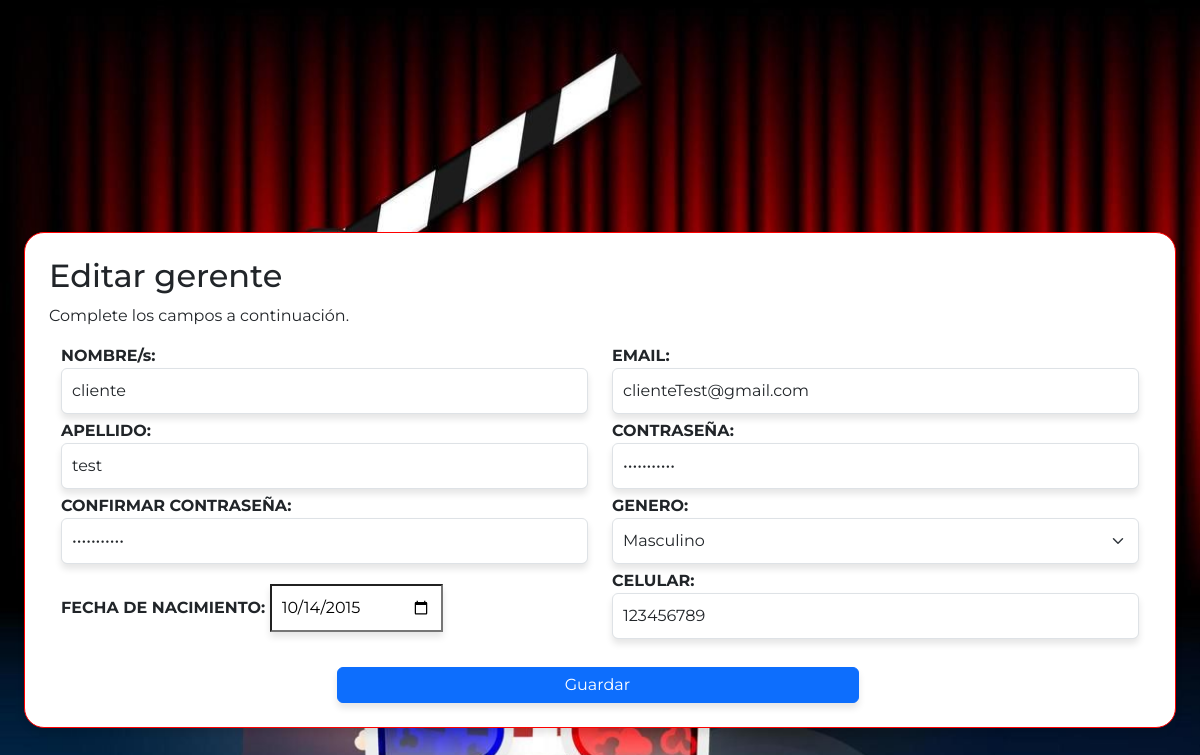
Screenshot of /admin/editar_gerente.php?id=1 with the database file from the repository.
### tables this page shows
CREATE TABLE `usuario` (
  `id_usuario` int(11) NOT NULL,
  `email` varchar(200) NOT NULL,
  `password` varchar(50) NOT NULL,
  `nombre` varchar(100) NOT NULL,
  `apellido` varchar(100) NOT NULL,
  `nro_telefono` varchar(50) NOT NULL,
  `fecha_nacimiento` date NOT NULL,
  `genero` varchar(50) NOT NULL,
  `id_tipo_usuario` int(11) NOT NULL
);

### admin/editar_gerente.php (the view, shortened to what this page needs)
<?php
require_once('../conexion.php');
$data = array();
if ($_SERVER['REQUEST_METHOD'] === 'GET' && isset($_GET['id'])) {
    $id = $_GET['id'];
    $queryString = "SELECT * FROM usuario WHERE id_usuario = :id";
    $stmt = $conn->prepare($queryString);
    $stmt->bindParam(':id', $id);
    $stmt->execute();
    $data = $stmt->fetch();
}
?>
<!DOCTYPE html>
<html lang="en">
<head>
    <link href="https://cdn.jsdelivr.net/npm/bootstrap@5.3.2/dist/css/bootstrap.min.css" rel="stylesheet"
>
    <link rel="stylesheet" href="../css/estilos_inicio_de_sesion.css">
</head>
<body>
    <div class="form-informacion">
        <h2>Editar gerente</h2>
        <p>Complete los campos a continuación.</p>
        <form class="formulario" action="" method="post">
            <div class="container">
                <div class="row">
                    <div class="col-12 col-sm-6">
                        <b>NOMBRE/s:</b>
                        <input type="text" class="form-control" id="floatingInput" name="nombre"
                            value="<?php echo isset($data['nombre']) ? $data['nombre'] : ''; ?>" required>
                        <b>APELLIDO:</b>
                        <input type="text" class="form-control" id="floatingInput" name="apellido"
                            value="<?php echo isset($data['apellido']) ? $data['apellido'] : ''; ?>" required>
                    </div>
                    <div class="col-12 col-sm-6">
                        <b>EMAIL:</b>
                        <input type="email" class="form-control" id="floatingInput" name="email"
                            placeholder="nombre@ejemplo.com"
                            value="<?php echo isset($data['email']) ? $data['email'] : ''; ?>" required>
                        <b>CONTRASEÑA:</b>
                        <input type="password" class="form-control" id="floatingPassword" name="contrasena"
                            value="<?php echo isset($data['password']) ? $data['password'] : ''; ?>" required>
                    </div>
                    <div class="col-12 col-sm-6">
                        <b>CONFIRMAR CONTRASEÑA:</b>
                        <input type="password" class="form-control" id="floatingPassword" name="confirmarcontrasena"
                            value="<?php echo isset($data['password']) ? $data['password'] : ''; ?>" required>
                        <b>FECHA DE NACIMIENTO: </b>
                        <input type="date" id="birthday" name="nacimiento"
                            value="<?php echo isset($data['fecha_nacimiento']) ? date('Y-m-d', strtotime($data['fecha_nacimiento'])) : ''; ?>"
                            required>
                    </div>
                    <div class="col-12 col-sm-6">
                        <b>GENERO:</b>
                        <select class="form-select" aria-label="Default select example" name="genero" required>
                            <option value="Masculino" <?php echo (isset($data['genero']) && $data['genero'] === 'Masculino') ? 'selected' : ''; ?>>Masculino</option>
                        </select>
                        <b>CELULAR:</b>
                        <input type="number" class="form-control" id="floatingPassword" name="celular"
                            value="<?php echo isset($data['nro_telefono']) ? $data['nro_telefono'] : ''; ?>" required>
                    </div>
                    <div class="d-grid gap-2 col-6 mx-auto">
                        <button class="btn btn-primary" type="submit">Guardar</button>
                    </div>
                </div>
            </div>
        </form>
    </div>
</body>
</html>

### css/estilos_inicio_de_sesion.css (style rules this page uses)
* { padding: 0%; margin: 0%; box-sizing: border-box; font-family: "Montserrat", sans-serif; }
body { display: flex; align-items: center; justify-content: center; height: 120vh; background-image: url(../imagenes/fondologinopcion1.jpeg); background-size: cover; }
.form-informacion { box-shadow: 0 5px 7px rgba(0, 0, 0, .1); padding: 2%; margin: 2%; border-radius: 20px; border: solid thin red; background-color: white; }
.formulario { margin: 5px 0 0 0; }
.formulario input { box-shadow: 0 5px 7px rgba(0, 0, 0, .1); padding: 10px; margin: 0px 0px 5px 0px; }
.formulario button { box-shadow: 0 5px 7px rgba(0, 0, 0, .1); padding: 5px; margin: 20px 5px 0px 0px; }
#birthday { margin: 15px 0 15px 0; }
.formulario select { box-shadow: 0 5px 7px rgba(0, 0, 0, .1); padding: 10px; margin: 0px 0px 5px 0px; }

### rows the page displays
usuario: nombre "cliente", apellido "test", email "clienteTest@gmail.com", nacimiento "10/14/2015", genero "Masculino", celular "123456789"
